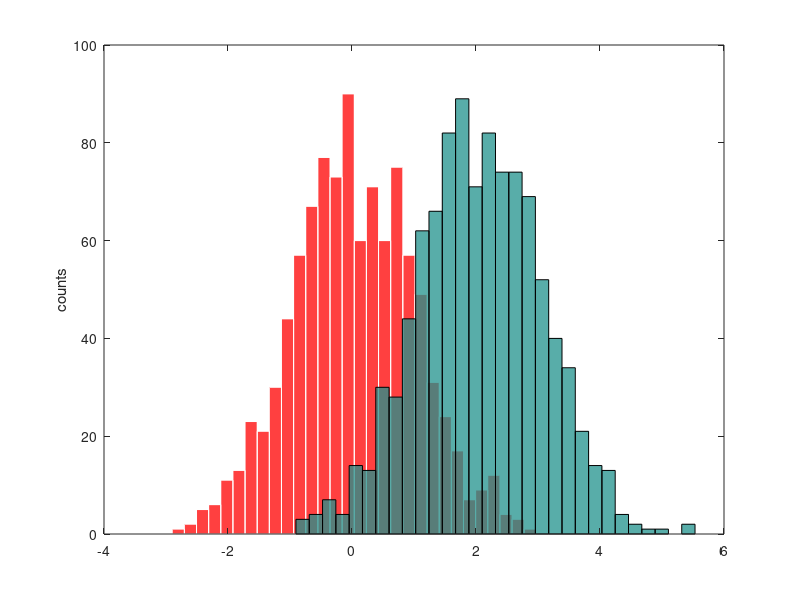

Recreate this plot in MATLAB. (Note: this script raises an error after producing the figure.)
function histoverlap(data1,data2,binnum,legtxt,logtag)
% URL: http://desk.stinkpot.org:8080/tricks/index.php/category/matlab/

if nargin<1, data1=randn(1,1000); end
if nargin<2, data2=randn(1,1000)+2; end
if nargin<3, binnum=30; end
if nargin<4, legtxt={'A','B'}; end
if nargin<5, logtag=false; end

if ~logtag
    hist(data1,binnum)
    h = findobj(gca,'Type','patch');
    set(h,'FaceColor','r','EdgeColor','w','facealpha',0.75)
    hold on
    hist(data2,binnum)
    h = findobj(gca,'Type','patch');
    set(h,'facealpha',0.75);
    ylabel('counts')
    %xlabel('gene-tree-length/species-tree-length')
    legend(legtxt,2)
    %title('p = 0.5');

else    
    [y,x]=hist(data1,binnum);
    h=bar(x,y);
    h = findobj(gca,'Type','patch');
    set(h,'FaceColor','r','EdgeColor','w','facealpha',0.75)
    hold on
    [y,x]=hist(data2,binnum);
    h=bar(x,y);
    h = findobj(gca,'Type','patch');    
    set(h,'facealpha',0.75);
    ylabel('counts')
    set(gca,'yscale','log')
        legend(legtxt)

end
%set(h,'BaseValue',0.1)


%legend([repmat('penalty = ',length(vec),1) num2str(vec)])